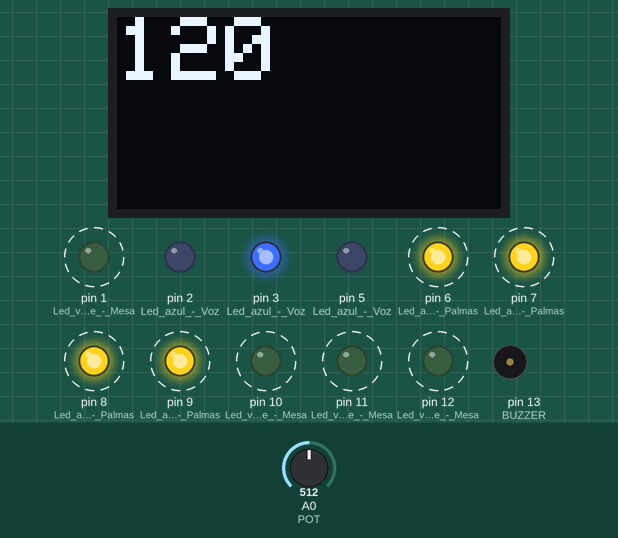
A sketch run on a simulated Arduino Uno, built with avr-gcc and run on an emulated ATmega328P. On the bench: 128×64 one-colour display, output pins drawn as LEDs (lit = HIGH), buzzer (waves = sounding). Dashed ring = blinking. Inputs (shaded band) come from the test bench; at power-on: A0 (POT) = 512. The display library's start-up logo is not drawn; pins used as bus, display or sensor lines are not drawn.

Above: at 3.29 s.
3.3 s: A0 (POT) set to 230
At 4.19 s:
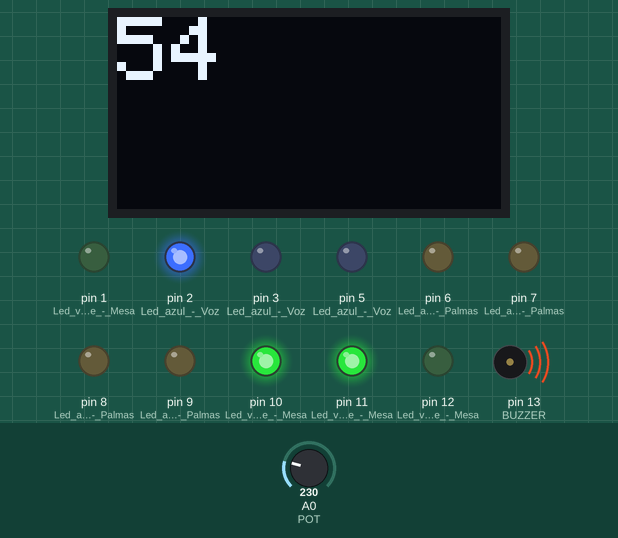
At 5.09 s:
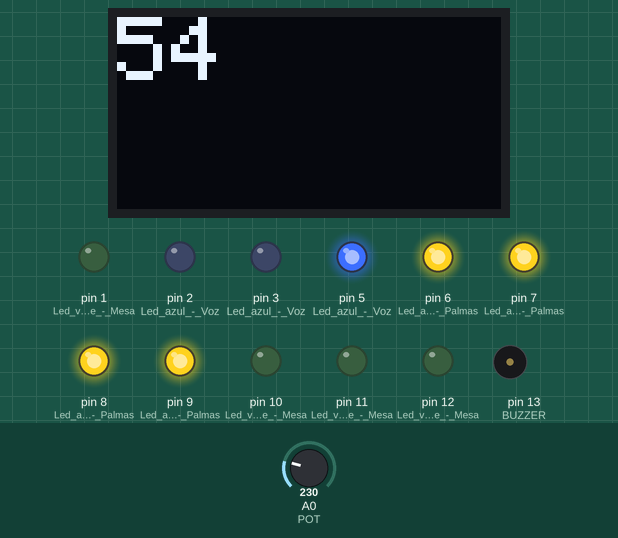
5.1 s: A0 (POT) set to 0
At 6.21 s:
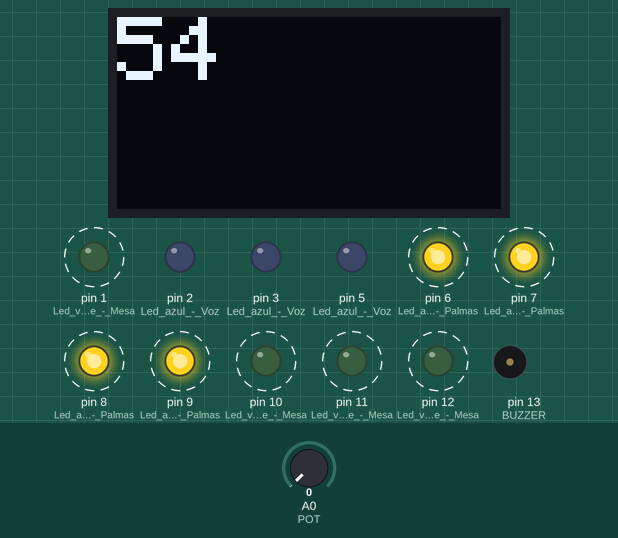
Timing chart, 0 to 8.1 s (numbered marks = the images above; inputs shaded):
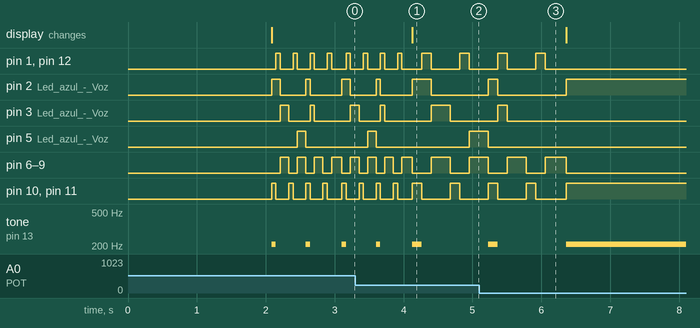

The sketch:

We_will_rock_you_for_everyone.ino
```cpp
//////////////////////////////////////////////////////////////////////////////////////////////////////////////
//////////////////////////////////////////////////////////////////////////////////////////////////////////////
/// Código para el ejercicio de inclusión de comunidad con hipoacusia en la introducción        //////////////
/// a la teoría musical. En este caso el ejercicio es la clave rítmica de la canción            //////////////
/// "We will rock you" de la banda británica de rock Queen. Se establecen las claves rítmicas   //////////////
/// de la voz, las palmas, y otra superficie percutiva (mesa).                                  //////////////
/// Código elavorado por Christian David para Creatvra el 28/07/2021.                           //////////////
/// La acomodación de las señales lumínicas puede encontrarse en:                               //////////////
/// https://drive.google.com/file/d/1qXQ-SxBZsPOYnPcsFeeUkCrVxUeDEv0H/view?usp=sharing          //////////////
/// La clave rítmica es:                                                                        //////////////
/// https://drive.google.com/file/d/1Uf0K_BfmTdbCW1EqUZ8_NRrHLgs1Kv2B/view?usp=sharing          //////////////
//////////////////////////////////////////////////////////////////////////////////////////////////////////////
//////////////////////////////////////////////////////////////////////////////////////////////////////////////

/// Librerías para el OLED ////
#include <SPI.h>
#include <Wire.h>
#include <Adafruit_GFX.h>
#include <Adafruit_SSD1306.h>
/////////////////////////////////////////

/// Constantes //////////

//---------------------------------------------------------------
#define BUZZER  13      // buzzer pin
#define MIN_BPM 1      // minimum bpm value
#define MAX_BPM 240     // maximum bpm value
#define POT A0          // pot analog pin
//---------------------------------------------------------------


/// Comandos para inicializar el OLED ///////
#define OLED_RESET 4
Adafruit_SSD1306 display(OLED_RESET);
#define NUMFLAKES 10
#define XPOS 0
#define YPOS 1
#define DELTAY 2
#define LOGO16_GLCD_HEIGHT 16
#define LOGO16_GLCD_WIDTH  16
static const unsigned char PROGMEM logo16_glcd_bmp[] =
{ B00000000, B11000000,
  B00000001, B11000000,
  B00000001, B11000000,
  B00000011, B11100000,
  B11110011, B11100000,
  B11111110, B11111000,
  B01111110, B11111111,
  B00110011, B10011111,
  B00011111, B11111100,
  B00001101, B01110000,
  B00011011, B10100000,
  B00111111, B11100000,
  B00111111, B11110000,
  B01111100, B11110000,
  B01110000, B01110000,
  B00000000, B00110000 };

//---------------------------------------------------------------
int bpm;                // bpm value
//---------------------------------------------------------------

void setup() {

  pinMode(BUZZER, OUTPUT);  // buzer pin as output
  pinMode(2, OUTPUT);//Led azul - Voz.
  pinMode(3, OUTPUT);//Led azul - Voz.
  pinMode(4, OUTPUT);//Led azul - Voz.
  pinMode(5, OUTPUT);//Led azul - Voz.
  pinMode(6, OUTPUT);//Led amarillo - Palmas.
  pinMode(7, OUTPUT);//Led amarillo - Palmas.
  pinMode(8, OUTPUT);//Led amarillo - Palmas.
  pinMode(9, OUTPUT);//Led amarillo - Palmas.
  pinMode(10, OUTPUT);//Led verde - Mesa.
  pinMode(11, OUTPUT);//Led verde - Mesa.
  pinMode(12, OUTPUT);//Led verde - Mesa.
  pinMode(1, OUTPUT);//Led verde - Mesa.

  display.begin(SSD1306_SWITCHCAPVCC, 0x3C);
  display.display();
  delay(2000);
}
//---------------------------------------------------------------

void loop() {

    bpm = map(analogRead(POT), 0, 1023, MIN_BPM, MAX_BPM);
    display.clearDisplay();
    display.setTextSize(3);
    display.setTextColor(WHITE);
    display.setCursor(0,0);
    display.println(bpm);
    display.display();

    tone(BUZZER, 210);
    digitalWrite(2, HIGH); //Negra 1: We
    digitalWrite(3, LOW);
    digitalWrite(4, LOW);
    digitalWrite(5, LOW);
    digitalWrite(6, LOW); //Silencio de negra de palmas 1
    digitalWrite(7, LOW); //Silencio de negra de palmas 1
    digitalWrite(8, LOW); //Silencio de negra de palmas 1
    digitalWrite(9, LOW); //Silencio de negra de palmas 1
    digitalWrite(10, HIGH); //Corchea mesa 1
    digitalWrite(11, HIGH); //Corchea mesa 1
    digitalWrite(12, LOW);
    digitalWrite(1, LOW);
    delay((60000 * 0.125) / (bpm));

    noTone(BUZZER);
    digitalWrite(2, HIGH); //Negra 1: We
    digitalWrite(3, LOW);
    digitalWrite(4, LOW);
    digitalWrite(5, LOW);
    digitalWrite(6, LOW); //Silencio de negra de palmas 1
    digitalWrite(7, LOW); //Silencio de negra de palmas 1
    digitalWrite(8, LOW); //Silencio de negra de palmas 1
    digitalWrite(9, LOW); //Silencio de negra de palmas 1
    digitalWrite(10, LOW);
    digitalWrite(11, LOW);
    digitalWrite(12, HIGH); //Corchea mesa 2
    digitalWrite(1, HIGH);  //Corchea mesa 2
    delay((60000 * 0.125) / bpm);

    noTone(BUZZER);
    digitalWrite(2, LOW);
    digitalWrite(3, HIGH); //Negra 2: Will
    digitalWrite(4, LOW);
    digitalWrite(5, LOW);
    digitalWrite(6, HIGH);//Negra de palmas 2
    digitalWrite(7, HIGH);//Negra de palmas 2
    digitalWrite(8, HIGH);//Negra de palmas 2
    digitalWrite(9, HIGH);//Negra de palmas 2
    digitalWrite(10, LOW); //Silencio de negra mesa 3
    digitalWrite(11, LOW); //Silencio de negra mesa 3
    digitalWrite(12, LOW); //Silencio de negra mesa 3
    digitalWrite(1, LOW); //Silencio de negra mesa 3
    delay((60000 * 0.125) / bpm);

    noTone(BUZZER);
    digitalWrite(2, LOW);
    digitalWrite(3, HIGH); //Negra 2: Will
    digitalWrite(4, LOW);
    digitalWrite(5, LOW);
    digitalWrite(6, HIGH);//Negra de palmas 2
    digitalWrite(7, HIGH);//Negra de palmas 2
    digitalWrite(8, HIGH);//Negra de palmas 2
    digitalWrite(9, HIGH);//Negra de palmas 2
    digitalWrite(10, LOW); //Silencio de negra mesa 3
    digitalWrite(11, LOW); //Silencio de negra mesa 3
    digitalWrite(12, LOW); //Silencio de negra mesa 3
    digitalWrite(1, LOW); //Silencio de negra mesa 3
    delay((60000 * 0.125) / bpm);

    noTone(BUZZER);
    digitalWrite(2, LOW);
    digitalWrite(3, LOW);
    digitalWrite(4, HIGH); //Negra 3: We
    digitalWrite(5, LOW);
    digitalWrite(6, LOW); //Silencio de negra de palmas 3
    digitalWrite(7, LOW); //Silencio de negra de palmas 3
    digitalWrite(8, LOW); //Silencio de negra de palmas 3
    digitalWrite(9, LOW); //Silencio de negra de palmas 3
    digitalWrite(10, HIGH); //Corchea mesa 4
    digitalWrite(11, HIGH); //Corchea mesa 4
    digitalWrite(12, LOW);
    digitalWrite(1, LOW);
    delay((60000 * 0.125) / bpm);

    noTone(BUZZER);
    digitalWrite(2, LOW);
    digitalWrite(3, LOW);
    digitalWrite(4, HIGH); //Negra 3: We
    digitalWrite(5, LOW);
    digitalWrite(6, LOW); //Silencio de negra de palmas 3
    digitalWrite(7, LOW); //Silencio de negra de palmas 3
    digitalWrite(8, LOW); //Silencio de negra de palmas 3
    digitalWrite(9, LOW); //Silencio de negra de palmas 3
    digitalWrite(10, LOW);
    digitalWrite(11, LOW);
    digitalWrite(12, HIGH); //Corchea mesa 5
    digitalWrite(1, HIGH);  //Corchea mesa 5
    delay((60000 * 0.125) / bpm);

    noTone(BUZZER);
    digitalWrite(2, LOW);
    digitalWrite(3, LOW);
    digitalWrite(4, LOW);
    digitalWrite(5, HIGH); //Negra 4: Will
    digitalWrite(6, HIGH); //Negra de palmas 4
    digitalWrite(7, HIGH); //Negra de palmas 4
    digitalWrite(8, HIGH); //Negra de palmas 4
    digitalWrite(9, HIGH); //Negra de palmas 4
    digitalWrite(10, LOW); //Silencio de negra mesa 6
    digitalWrite(11, LOW); //Silencio de negra mesa 6
    digitalWrite(12, LOW); //Silencio de negra mesa 6
    digitalWrite(1, LOW); //Silencio de negra mesa 6
    delay((60000 * 0.125) / bpm);

    noTone(BUZZER);
    digitalWrite(2, LOW);
    digitalWrite(3, LOW);
    digitalWrite(4, LOW);
    digitalWrite(5, HIGH); //Negra 4: Will
    digitalWrite(6, HIGH); //Negra de palmas 4
    digitalWrite(7, HIGH); //Negra de palmas 4
    digitalWrite(8, HIGH); //Negra de palmas 4
    digitalWrite(9, HIGH); //Negra de palmas 4
    digitalWrite(10, LOW); //Silencio de negra mesa 6
    digitalWrite(11, LOW); //Silencio de negra mesa 6
    digitalWrite(12, LOW); //Silencio de negra mesa 6
    digitalWrite(1, LOW); //Silencio de negra mesa 6
    delay((60000 * 0.125) / bpm);

    ////////////////////////////////////////
    //////  Segundo compás ////////////////
    ////////////////////////////////////////


    tone(BUZZER, 210);
    digitalWrite(2, HIGH); //Corchea 5: Rock
    digitalWrite(3, LOW);
    digitalWrite(4, LOW);
    digitalWrite(5, LOW);
    digitalWrite(6, LOW); //Silencio de negra de palmas 5
    digitalWrite(7, LOW); //Silencio de negra de palmas 5
    digitalWrite(8, LOW); //Silencio de negra de palmas 5
    digitalWrite(9, LOW); //Silencio de negra de palmas 5
    digitalWrite(10, HIGH); //Corchea mesa 7
    digitalWrite(11, HIGH); //Corchea mesa 7
    digitalWrite(12, LOW);
    digitalWrite(1, LOW);
    delay((60000 * 0.125) / (bpm));

    noTone(BUZZER);
    digitalWrite(2, LOW);
    digitalWrite(3, HIGH); //Corchea 6: You
    digitalWrite(4, LOW);
    digitalWrite(5, LOW);
    digitalWrite(6, LOW); //Silencio de negra de palmas 5
    digitalWrite(7, LOW); //Silencio de negra de palmas 5
    digitalWrite(8, LOW); //Silencio de negra de palmas 5
    digitalWrite(9, LOW); //Silencio de negra de palmas 5
    digitalWrite(10, LOW);
    digitalWrite(11, LOW);
    digitalWrite(12, HIGH); //Corchea mesa 8
    digitalWrite(1, HIGH);  //Corchea mesa 8
    delay((60000 * 0.125) / bpm);

    noTone(BUZZER);
    digitalWrite(2, LOW);//Silencio de negra 7
    digitalWrite(3, LOW);//Silencio de negra 7
    digitalWrite(4, LOW);//Silencio de negra 7
    digitalWrite(5, LOW);//Silencio de negra 7
    digitalWrite(6, HIGH); //Negra de palmas 6
    digitalWrite(7, HIGH); //Negra de palmas 6
    digitalWrite(8, HIGH); //Negra de palmas 6
    digitalWrite(9, HIGH); //Negra de palmas 6
    digitalWrite(10, LOW); //Silencio de negra mesa 9
    digitalWrite(11, LOW); //Silencio de negra mesa 9
    digitalWrite(12, LOW); //Silencio de negra mesa 9
    digitalWrite(1, LOW); //Silencio de negra mesa 9
    delay((60000 * 0.125) / bpm);

    noTone(BUZZER);
    digitalWrite(2, LOW);//Silencio de negra 7
    digitalWrite(3, LOW);//Silencio de negra 7
    digitalWrite(4, LOW);//Silencio de negra 7
    digitalWrite(5, LOW);//Silencio de negra 7
    digitalWrite(6, HIGH); //Negra de palmas 6
    digitalWrite(7, HIGH); //Negra de palmas 6
    digitalWrite(8, HIGH); //Negra de palmas 6
    digitalWrite(9, HIGH); //Negra de palmas 6
    digitalWrite(10, LOW); //Silencio de negra mesa 9
    digitalWrite(11, LOW); //Silencio de negra mesa 9
    digitalWrite(12, LOW); //Silencio de negra mesa 9
    digitalWrite(1, LOW); //Silencio de negra mesa 9
    delay((60000 * 0.125) / bpm);

    noTone(BUZZER);
    digitalWrite(2, LOW);//Silencio de negra 7
    digitalWrite(3, LOW);//Silencio de negra 7
    digitalWrite(4, LOW);//Silencio de negra 7
    digitalWrite(5, LOW);//Silencio de negra 7
    digitalWrite(6, LOW); //Silencio de negra de palmas 7
    digitalWrite(7, LOW); //Silencio de negra de palmas 7
    digitalWrite(8, LOW); //Silencio de negra de palmas 7
    digitalWrite(9, LOW); //Silencio de negra de palmas 7
    digitalWrite(10, HIGH); //Corchea mesa 10
    digitalWrite(11, HIGH); //Corchea mesa 10
    digitalWrite(12, LOW);
    digitalWrite(1, LOW);
    delay((60000 * 0.125) / bpm);

    noTone(BUZZER);
    digitalWrite(2, LOW);//Silencio de negra 7
    digitalWrite(3, LOW);//Silencio de negra 7
    digitalWrite(4, LOW);//Silencio de negra 7
    digitalWrite(5, LOW);//Silencio de negra 7
    digitalWrite(6, LOW); //Silencio de negra de palmas 7
    digitalWrite(7, LOW); //Silencio de negra de palmas 7
    digitalWrite(8, LOW); //Silencio de negra de palmas 7
    digitalWrite(9, LOW); //Silencio de negra de palmas 7
    digitalWrite(10, LOW);
    digitalWrite(11, LOW);
    digitalWrite(12, HIGH); //Corchea mesa 11
    digitalWrite(1, HIGH);  //Corchea mesa 11
    delay((60000 * 0.125) / bpm);

    noTone(BUZZER);
    digitalWrite(2, LOW); //Silencio de negra 7
    digitalWrite(3, LOW); //Silencio de negra 7
    digitalWrite(4, LOW); //Silencio de negra 7
    digitalWrite(5, LOW); //Silencio de negra 7
    digitalWrite(6, HIGH); //Negra de palmas 8
    digitalWrite(7, HIGH); //Negra de palmas 8
    digitalWrite(8, HIGH); //Negra de palmas 8
    digitalWrite(9, HIGH); //Negra de palmas 8
    digitalWrite(10, LOW); //Silencio de negra mesa 6
    digitalWrite(11, LOW); //Silencio de negra mesa 6
    digitalWrite(12, LOW); //Silencio de negra mesa 6
    digitalWrite(1, LOW); //Silencio de negra mesa 6
    delay((60000 * 0.125) / bpm);

    noTone(BUZZER);
    digitalWrite(2, LOW); //Silencio de negra 7
    digitalWrite(3, LOW); //Silencio de negra 7
    digitalWrite(4, LOW); //Silencio de negra 7
    digitalWrite(5, LOW); //Silencio de negra 7
    digitalWrite(6, HIGH); //Negra de palmas 8
    digitalWrite(7, HIGH); //Negra de palmas 8
    digitalWrite(8, HIGH); //Negra de palmas 8
    digitalWrite(9, HIGH); //Negra de palmas 8
    digitalWrite(10, LOW); //Silencio de negra mesa 6
    digitalWrite(11, LOW); //Silencio de negra mesa 6
    digitalWrite(12, LOW); //Silencio de negra mesa 6
    digitalWrite(1, LOW); //Silencio de negra mesa 6
    delay((60000 * 0.125) / bpm);


}
```

Measured:
- after the input at 3.3 s, the display: changes after 0.83 s (image 1)
- after the input at 5.1 s, pin 1 (Led_verde_-_Mesa): goes on until 6.1 s, then stays LOW; pin 2 (Led_azul_-_Voz): goes on until 6.4 s, then stays HIGH
